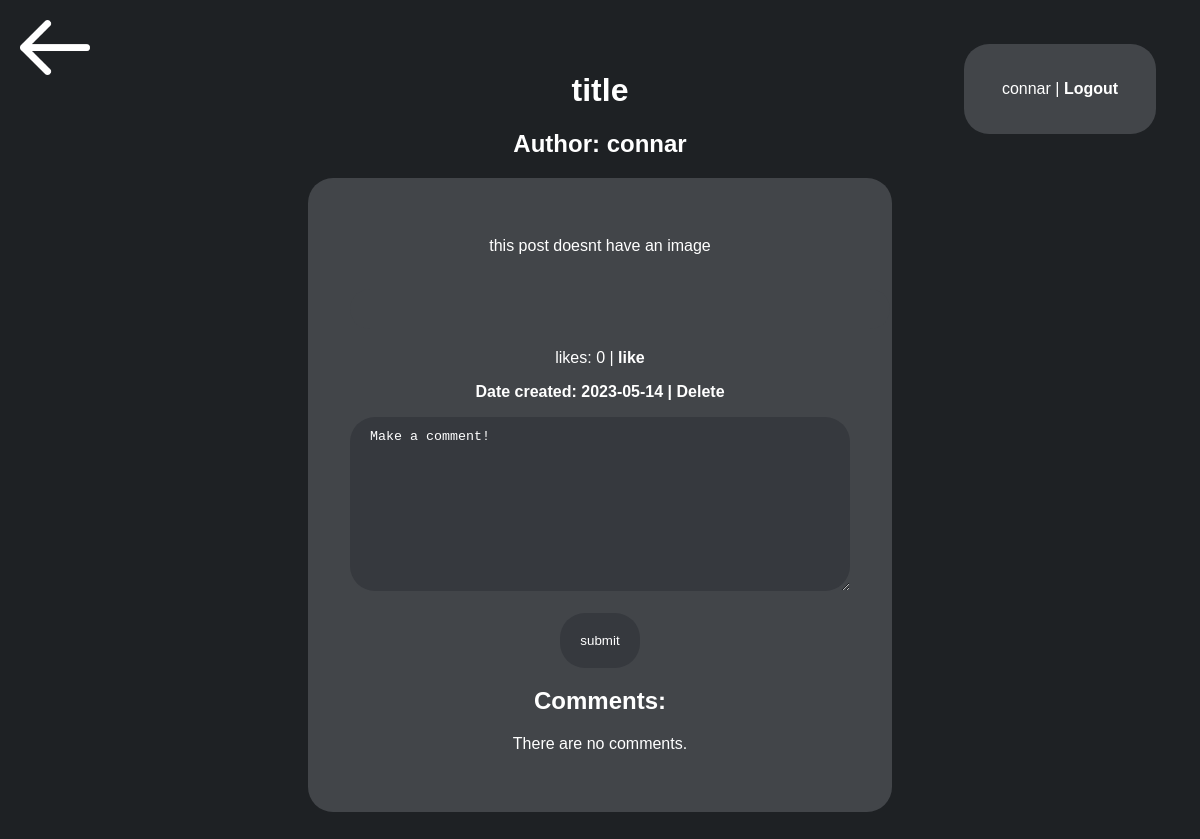
The app's page /post/2 (signed in) with its own data.
### app.py (models this page shows, shortened)
class entry(db.Model):
    id = db.Column(db.Integer, primary_key=True)
    title = db.Column(db.String(150), nullable=False)
    content = db.Column(db.String(400), nullable=False)
    image = db.Column(db.String(500), nullable=True)
    date_created = db.Column(db.DateTime, default=datetime.now)
    votes = db.Column(db.Integer, default=0)
    author = db.Column(db.Integer, nullable=False)
    author_name = db.Column(db.String(20), nullable=False)
    comments = db.relationship('comment', backref="entry", lazy=True, cascade='all, delete')

class User(UserMixin, db.Model):
    id = db.Column(db.Integer, primary_key=True)
    name = db.Column(db.String(20), nullable=False)
    pw_hash = db.Column(db.String(400), nullable=False)

### app.py (the view)
@app.route('/post/<int:id>', methods=['POST', 'GET'])
def fullpagepost(id):
    comments = comment.query.filter_by(entry_id=id).all()
    specific_post = entry.query.get_or_404(id)
    return render_template('post.html', post=specific_post, comments=comments, logged_in=current_user.is_authenticated, name=current_user.name)

### app.py (called while the page is built)
@login_manager.user_loader
def load_user(user_id):
    return User.query.get(int(user_id))

### templates/post.html (shortened to what this page needs)
{% extends 'base.html' %}
{% block body %}
<a href="/recipient"><img src="{{ url_for('static', filename='images/back-arrow.png') }}" class="back"></a>
<h1>{{ post.title }}</h1>
<h2>Author: {{ post.author_name }}</h2>
<div class="box">
    <p>{{ post.content }}</p>
    <br>
    <img src='{{ post.image }}' class="box">
    <p>likes: {{ post.votes }} | <a href="/upvote-post/{{ post.id }}">like</a></p>
    <p><b>Date created: {{ post.date_created.date() }} | <a href="/del/{{ post.id }}">Delete</a></b></p>
    <form action="/comment/{{ post.id }}" method="POST">
        <textarea name="content" id="content" rows="10" cols="50" autofocus maxlength="400">
Make a comment!
        </textarea>
        <br><br>
        <input type="submit" value="submit">
    </form>
    <h2>Comments:</h2>
    {% if comments|length < 1 %}
        <p>There are no comments.</p>
    {% endif %}
</div>
{% if logged_in %}
    <div class="login-bar">
        {{ name }} | <a href="/logout">Logout</a>
    </div>
{% else %}
    <div class="login-bar">
        <a href="/login">Login</a> | <a href="/signup">Signup</a>
    </div>
{% endif %}
<div class="messages">
</div>
{% endblock %}

### static/css/main.css (style rules this page uses)
body { background-color: rgb(30,33,36); font-family: sans-serif; text-align: center; margin: 6%; color: white; }
.box { background-color: rgb(66, 69, 73); width: 40%; min-width: 500px; margin:auto; border-radius: 25px; padding: 4%; }
img.box { width: 40%; height: auto; }
img.back { position:absolute; width: 70px; top: 20px; left: 20px; }
a { color:white; font-weight:bold; text-decoration: none; }
.login-bar { background-color: rgb(66, 69, 73); margin: 2%; padding: 3%; width: 10%; border-radius: 25px; position: fixed; top: 20px; right: 20px; }
input[type=submit] { background-color: rgb(54,57,62); border: none; padding: 20px; border-radius:25px; color: white; }
textarea { width: 100%; padding: 12px 20px; box-sizing: border-box; background-color: rgb(54, 57, 62); color:white; border: none; border-radius: 25px; }
.messages { margin: 2%; padding: 3%; width: 10%; border-radius: 25px; position: fixed; top: 20px; left: 20px; }

### records on screen
entry: title "title", author_name "connar", content "this post doesnt have an image", votes "0", date_created "2023-05-14"
User: name "connar"
